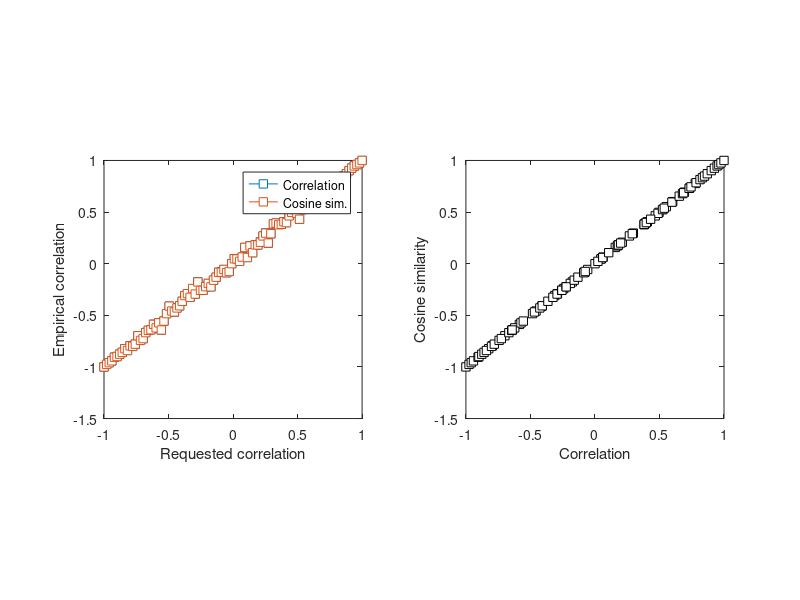

Reproduce this figure in MATLAB.
%%
%   COURSE: Master statistics and machine learning: intuition, math, code										
%      URL: udemy.com/course/statsml_x/?couponCode=202006 
% 
%  SECTION: Correlation
%    VIDEO: Cosine similarity
% 
%  TEACHER: Mike X Cohen, sincxpress.com
%

%%

% a clear MATLAB workspace is a clear mental workspace
close all; clear; clc
pkg load statistics % load Octave stats package

%% 

% range of requested correlation coefficients
rs = linspace(-1,1,100);

% sample size
N = 500;

% initialize output matrix
corrs = zeros(length(rs),2);


for ri=1:length(rs)
    
    % generate data
    x = randn(N,1);
    y = x*rs(ri) + randn(N,1)*sqrt(1-rs(ri)^2);
    
    % optional mean-off-centering
    %x = x+10;
    %y = y+10;
    
    
    % compute correlation
    corrs(ri,1) = corr(x,y);
    
    % compute cosine similarity
    cs_num = sum(x.*y);
    cs_den = sqrt(sum(x.*x)) * sqrt(sum(y.*y));
    corrs(ri,2) = cs_num / cs_den;
    
    % using built-in distance function
    %corrs(ri,2) = 1-pdist([x y]','cosine');
end

% and visualize
figure(1), clf
subplot(121)
plot(rs,corrs,'s-','markerfacecolor','w')
axis square
legend({'Correlation';'Cosine sim.'})
xlabel('Requested correlation')
ylabel('Empirical correlation')

subplot(122)
plot(corrs(:,1),corrs(:,2),'ks','markerfacecolor','w')
axis square
xlabel('Correlation')
ylabel('Cosine similarity')


% their empirical correlation
corr(corrs)

%% done.
